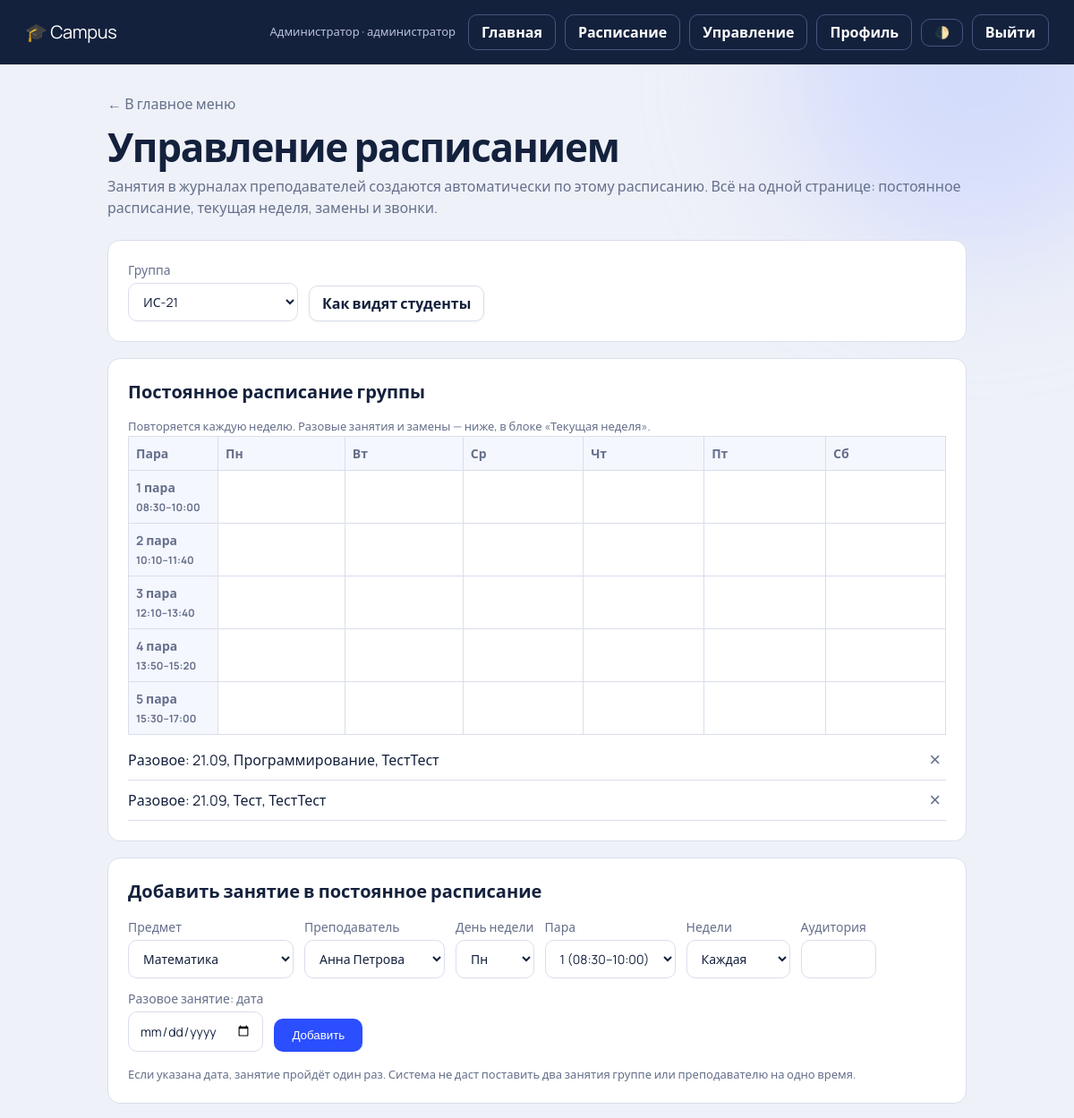
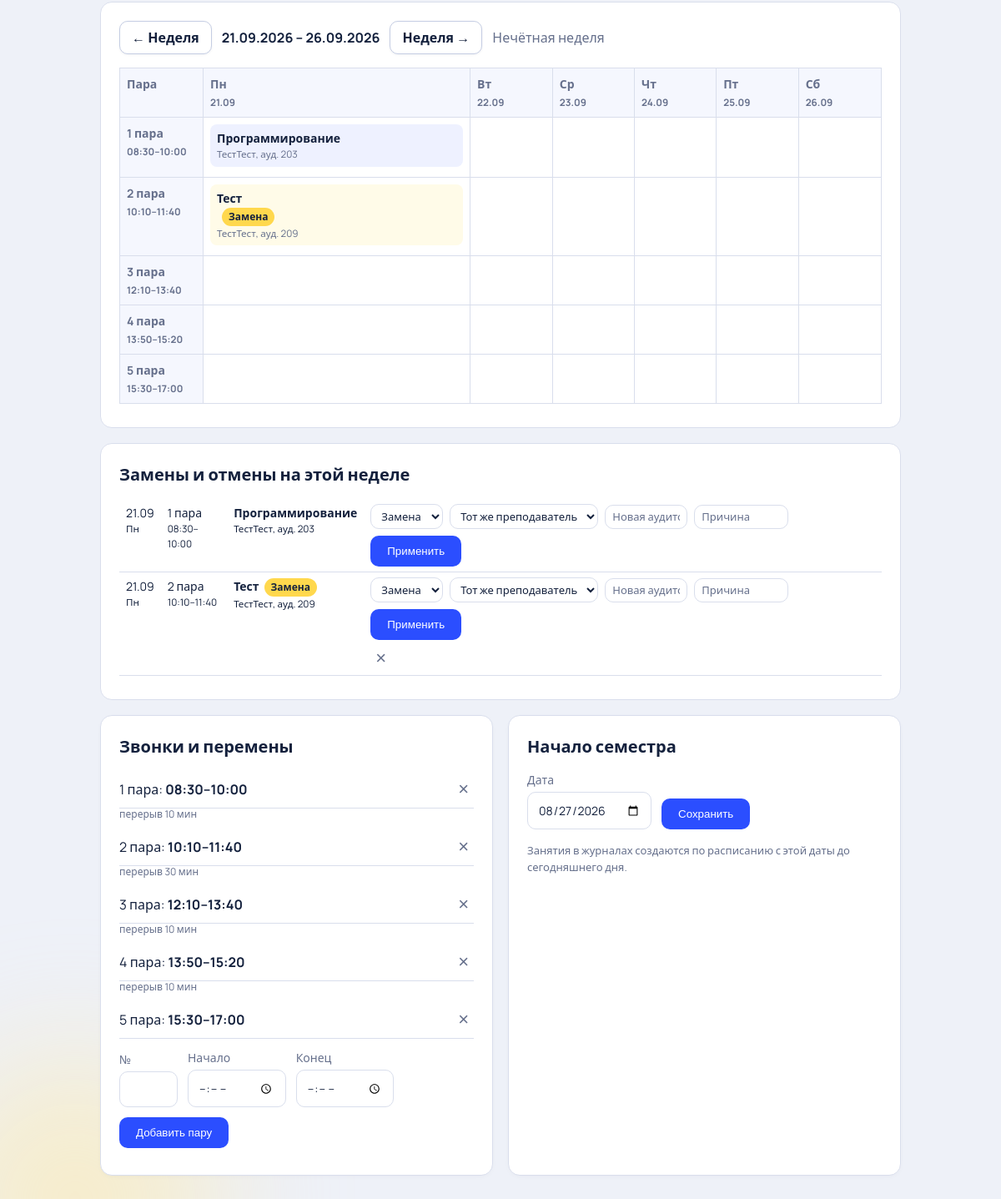
The page /dispatcher (signed in) on the database its author committed (2 pictures, top to bottom).
### tables this page shows
CREATE TABLE bells(id INTEGER PRIMARY KEY, num INTEGER UNIQUE NOT NULL, start TEXT NOT NULL, end TEXT NOT NULL);

CREATE TABLE schedule(id INTEGER PRIMARY KEY,
  group_id INTEGER NOT NULL REFERENCES groups(id) ON DELETE CASCADE,
  subject_id INTEGER NOT NULL REFERENCES subjects(id) ON DELETE CASCADE,
  teacher_id INTEGER NOT NULL REFERENCES users(id) ON DELETE CASCADE,
  bell_id INTEGER NOT NULL REFERENCES bells(id) ON DELETE CASCADE,
  weekday INTEGER, day TEXT, room TEXT DEFAULT '', parity INTEGER NOT NULL DEFAULT 0);

CREATE TABLE subjects(id INTEGER PRIMARY KEY, name TEXT UNIQUE NOT NULL);

CREATE TABLE users(id INTEGER PRIMARY KEY, login TEXT UNIQUE NOT NULL, pw TEXT NOT NULL, name TEXT NOT NULL,
  role TEXT NOT NULL, group_id INTEGER REFERENCES groups(id));

CREATE TABLE changes(id INTEGER PRIMARY KEY,
  schedule_id INTEGER NOT NULL REFERENCES schedule(id) ON DELETE CASCADE, day TEXT NOT NULL, kind TEXT NOT NULL,
  teacher_id INTEGER REFERENCES users(id) ON DELETE SET NULL, room TEXT DEFAULT '', note TEXT DEFAULT '', UNIQUE(schedule_id, day));

CREATE TABLE settings(key TEXT PRIMARY KEY, value TEXT);

### campus/app.py (the view)
@app.route("/dispatcher")
@role("dispatcher", "admin")
def dispatcher():
    d = db()
    groups = d.execute("SELECT * FROM groups ORDER BY name").fetchall()
    gid = request.args.get("group", type=int) or (groups[0]["id"] if groups else None)
    view = request.args.get("view") or "week"  # kept for compatibility, UI now shows both
    off = request.args.get("week", 0, type=int)
    mon = date.today() - timedelta(days=date.today().weekday()) + timedelta(weeks=off)
    grid, once, occ, wgrid = {}, [], [], {}
    if gid:
        for e in d.execute("""SELECT s.*, sub.name sname, t.name tname FROM schedule s JOIN subjects sub ON sub.id=s.subject_id
                JOIN users t ON t.id=s.teacher_id WHERE s.group_id=? ORDER BY s.parity""", (gid,)):
            if e["day"]: once.append(e)
            else: grid.setdefault((e["weekday"], e["bell_id"]), []).append(e)
        once.sort(key=lambda e: e["day"] or "")
        occ = occurrences(d, mon, mon + timedelta(days=5), gid=gid)
        for o in occ: wgrid.setdefault((o["weekday"], o["num"]), []).append(o)
    return render_template("dispatcher.html", groups=groups, gid=gid, view=view, off=off, grid=grid, once=once, occ=occ, wgrid=wgrid,
        dates=[mon + timedelta(days=i) for i in range(6)], wd=WD, term=setting(d, "term_start"),
        bells=bell_rows(d.execute("SELECT * FROM bells ORDER BY num").fetchall()),
        subjects=d.execute("SELECT * FROM subjects ORDER BY name").fetchall(),
        teachers=d.execute("SELECT id, name FROM users WHERE role='teacher' ORDER BY name").fetchall())

### campus/app.py (called while the page is built)
def db():
    if "db" not in g:
        g.db = sqlite3.connect(DB); g.db.row_factory = sqlite3.Row
        g.db.execute("PRAGMA foreign_keys=ON")
    return g.db

def role(*rs):
    def deco(f):
        @wraps(f)
        def wrap(*a, **k):
            if session.get("role") not in rs:
                return redirect(url_for("login"))
            return f(*a, **k)
        return wrap
    return deco

def setting(c, key):
    r = c.execute("SELECT value FROM settings WHERE key=?", (key,)).fetchone()
    return r[0] if r else None

def minutes(t):
    h, m = map(int, t.split(":"))
    return h * 60 + m

def gap_label(m):
    return f"перерыв {m} мин" if m <= 40 else f"окно {m // 60} ч {m % 60} мин" if m % 60 else f"окно {m // 60} ч"

@app.context_processor
def inject():
    return dict(now=datetime.now(), WDF=WDF)

def bell_rows(bells):
    out = []
    for i, b in enumerate(bells):
        r = dict(b)
        if i:
            g = minutes(b["start"]) - minutes(bells[i - 1]["end"])
            r["gap_label"] = gap_label(g) if g > 0 else None
        out.append(r)
    return out

### templates/dispatcher.html (shortened to what this page needs)
{% extends "base.html" %}{% block title %}Управление расписанием — Campus{% endblock %}
{% block content %}{% macro ctx() %}<input type="hidden" name="group" value="{{ gid or '' }}"><input type="hidden" name="view" value="{{ view }}"><input type="hidden" name="week" value="{{ off }}">{% endmacro %}
{% macro del(act, id, msg='Удалить?') %}<form method="post" action="{{ url_for('dispatcher_act', act=act) }}" onsubmit="return confirm('{{ msg }}')"><input type="hidden" name="id" value="{{ id }}">{{ ctx() }}<button class="x" title="Удалить">×</button></form>{% endmacro %}
{% macro badge(o) %}{% if o.status == 'cancel' %}<span class="badge bad">Отмена</span>{% elif o.status == 'replace' %}<span class="badge">Замена</span>{% endif %}{% endmacro %}
<a class="back" href="{{ url_for('index') }}">← В главное меню</a><h1 class="in">Управление расписанием</h1>
<p class="sub in" style="--i:1">Занятия в журналах преподавателей создаются автоматически по этому расписанию. Всё на одной странице: постоянное расписание, текущая неделя, замены и звонки.</p>
<form method="get" class="card in row" style="--i:2">
<label>Группа<select name="group" onchange="this.form.submit()"><option value="">— выберите группу —</option>{% for g in groups %}<option value="{{ g.id }}" {% if g.id == gid %} selected{% endif %}>{{ g.name }}</option>{% endfor %}</select></label>
<a class="btn ghost" style="color:var(--ink);border-color:var(--line)" href="{{ url_for('schedule', group=gid) }}">Как видят студенты</a>
</form>
{% if gid %}
<div class="card in" style="--i:3">
<h2>Постоянное расписание группы</h2>
<p class="hint" style="margin-top:0">Повторяется каждую неделю. Разовые занятия и замены — ниже, в блоке «Текущая неделя».</p>
<div class="scroll"><table class="grid-s" style="min-width:860px"><thead><tr><th style="width:110px">Пара</th>{% for w in range(6) %}<th>{{ wd[w] }}</th>{% endfor %}</tr></thead><tbody>
{% for b in bells %}<tr><th>{{ b.num }} пара<br><small>{{ b.start }}–{{ b.end }}</small></th>{% for w in range(6) %}<td></td>{% endfor %}</tr>{% endfor %}</tbody></table></div>
{% for e in once %}<div class="li"><span>Разовое: {{ e.day[8:10] }}.{{ e.day[5:7] }}, {{ e.sname }}, {{ e.tname }}</span>{{ del('entry_del', e.id) }}</div>{% endfor %}
</div>
<div class="card in" style="--i:4">
<h2>Добавить занятие в постоянное расписание</h2>
<form class="row" method="post" action="{{ url_for('dispatcher_act', act='entry') }}">{{ ctx() }}
<label>Предмет<select name="subject_id" required>{% for s in subjects %}<option value="{{ s.id }}">{{ s.name }}</option>{% endfor %}</select></label>
<label>Преподаватель<select name="teacher_id" required>{% for t in teachers %}<option value="{{ t.id }}">{{ t.name }}</option>{% endfor %}</select></label>
<label>День недели<select name="weekday">{% for w in range(6) %}<option value="{{ w }}">{{ wd[w] }}</option>{% endfor %}</select></label>
<label>Пара<select name="bell_id">{% for b in bells %}<option value="{{ b.id }}">{{ b.num }} ({{ b.start }}–{{ b.end }})</option>{% endfor %}</select></label>
<label>Недели<select name="parity"><option value="0">Каждая</option><option value="1">Нечётные</option><option value="2">Чётные</option></select></label>
<label>Аудитория<input name="room" size="6"></label>
<label>Разовое занятие: дата<input type="date" name="day"></label>
<button class="btn">Добавить</button>
</form>
<p class="hint">Если указана дата, занятие пройдёт один раз. Система не даст поставить два занятия группе или преподавателю на одно время.</p>
</div>
<div class="card in" style="--i:5">
<div class="wk">
<a class="btn ghost" style="color:var(--ink);border-color:var(--line)" href="{{ url_for('dispatcher', group=gid, view='week', week=off - 1) }}">← Неделя</a>
<b>{{ dates[0].strftime('%d.%m.%Y') }} – {{ dates[5].strftime('%d.%m.%Y') }}</b>
<a class="btn ghost" style="color:var(--ink);border-color:var(--line)" href="{{ url_for('dispatcher', group=gid, view='week', week=off + 1) }}">Неделя →</a>
<span class="sub" style="margin:0">{{ 'Нечётная' if dates[0].isocalendar()[1] % 2 else 'Чётная' }} неделя</span>
</div>
<div class="scroll"><table class="grid-s" style="min-width:860px"><thead><tr><th style="width:110px">Пара</th>{% for w in range(6) %}<th>{{ wd[w] }}<br><small>{{ dates[w].strftime('%d.%m') }}</small></th>{% endfor %}</tr></thead><tbody>
{% for b in bells %}<tr><th>{{ b.num }} пара<br><small>{{ b.start }}–{{ b.end }}</small></th>{% for w in range(6) %}<td>{% for o in wgrid.get((w, b.num), []) %}<div class="ent {{ o.status }}"><b>{{ o.sname }}</b>{{ badge(o) }}<small>{{ o.tname }}, ауд. {{ o.room or '—' }}</small></div>{% endfor %}</td>{% endfor %}</tr>{% endfor %}</tbody></table></div>
</div>
<div class="card in" style="--i:6">
<h2>Замены и отмены на этой неделе</h2>
<div class="scroll"><table class="tbl compact"><tbody>
{% for o in occ %}<tr>
<td>{{ o.day[8:10] }}.{{ o.day[5:7] }}<br><small>{{ wd[o.weekday] }}</small></td>
<td>{{ o.num }} пара<br><small>{{ o.start }}–{{ o.end }}</small></td>
<td><b>{{ o.sname }}</b>{{ badge(o) }}<br><small>{{ o.tname }}, ауд. {{ o.room or '—' }}{% if o.note %}. {{ o.note }}{% endif %}</small></td>
<td><div class="chg">
<form class="chg" method="post" action="{{ url_for('dispatcher_act', act='change') }}">{{ ctx() }}
<select name="kind"><option value="replace">Замена</option><option value="cancel">Отмена</option></select>
<select name="teacher_id"><option value="">Тот же преподаватель</option>{% for t in teachers %}<option value="{{ t.id }}">{{ t.name }}</option>{% endfor %}</select>
<input name="room" placeholder="Новая аудитория" size="10"><input name="note" placeholder="Причина" size="12">
<button class="btn">Применить</button>
</form>
{% if o.chid %}{{ del('change_del', o.chid, 'Снять замену или отмену?') }}{% endif %}
</div></td>
</tr>
{% else %}<tr><td colspan="4">На этой неделе занятий нет.</td></tr>{% endfor %}
</tbody></table></div>
</div>
{% else %}
<div class="card in" style="--i:3"><p class="sub" style="margin:0">Выберите группу, чтобы редактировать расписание.</p></div>
{% endif %}
<div class="two">
<div class="card in" style="--i:7">
<h2>Звонки и перемены</h2>
{% for b in bells %}{% if b.gap_label %}<div class="gap" style="text-align:left">{{ b.gap_label }}</div>{% endif %}
<div class="li"><span>{{ b.num }} пара: <b>{{ b.start }}–{{ b.end }}</b></span>{{ del('bell_del', b.id, 'Удалить пару? Все занятия расписания в это время будут удалены.') }}</div>
{% endfor %}
<form class="row" style="margin-top:12px" method="post" action="{{ url_for('dispatcher_act', act='bell') }}">{{ ctx() }}
<label>№<input name="num" type="number" min="1" style="width:70px" required></label>
<label>Начало<input name="start" type="time" required></label>
<label>Конец<input name="end" type="time" required></label>
<button class="btn">Добавить пару</button>
</form>
</div>
<div class="card in" style="--i:8">
<h2>Начало семестра</h2>
<form class="row" method="post" action="{{ url_for('dispatcher_act', act='term') }}">{{ ctx() }}
<label>Дата<input type="date" name="value" value="{{ term }}"></label>
<button class="btn">Сохранить</button>
</form>
<p class="hint">Занятия в журналах создаются по расписанию с этой даты до сегодняшнего дня.</p>
</div>
</div>
{% endblock %}

### static/style.css (style rules this page uses)
:root { --bg:#eef1f8;--ink:#14213d;--mut:#66708c;--line:#d9deec;--card:#fff;--a:#2b4eff;--hl:#ffd84d;--ok:#1fa971;--bad:#e5484d }
* { box-sizing:border-box;margin:0 }
body { font-family:Manrope,"Segoe UI",system-ui,sans-serif;background:var(--bg);color:var(--ink);min-height:100vh;line-height:1.5 }
h1 { font-size:clamp(28px,5vw,44px);letter-spacing:-.03em;line-height:1.1;margin-bottom:8px }
h2 { font-size:20px;margin-bottom:14px }
.sub { color:var(--mut);margin-bottom:24px }
.card { background:var(--card);border:1px solid var(--line);border-radius:14px;padding:22px;margin-bottom:18px }
.in { animation:up .7s cubic-bezier(.2,.8,.2,1) both;animation-delay:calc(var(--i,0)*90ms) }
.btn { display:inline-block;border:0;cursor:pointer;background:var(--a);color:#fff;padding:11px 20px;border-radius:10px;font:600 15px inherit;text-decoration:none;transition:transform .2s,box-shadow .2s }
.btn.ghost { background:transparent;border:1px solid var(--line);color:var(--ink);padding:7px 14px }
input,select,textarea { font:inherit;padding:10px 12px;border:1px solid var(--line);border-radius:10px;background:var(--card);color:var(--ink);transition:border-color .2s,box-shadow .2s }
input::placeholder,textarea::placeholder { color:var(--mut) }
select option { background:var(--card);color:var(--ink) }
select option:checked,select option:hover,select option:focus { background:var(--a);color:#ffffff }
.row { display:flex;gap:12px;flex-wrap:wrap;align-items:end }
.row label { display:flex;flex-direction:column;gap:4px;font-size:14px;color:var(--mut) }
.tbl { width:100%;border-collapse:collapse }
.tbl td,.tbl th { padding:12px 10px;border-bottom:1px solid var(--line);text-align:left }
.tbl tr { transition:background .2s }
.hint { font-size:13px;color:var(--mut);margin-top:16px }
.back { color:var(--mut);text-decoration:none;display:inline-block;margin-bottom:12px }
.scroll { overflow-x:auto;padding-bottom:6px }
.two { display:grid;grid-template-columns:repeat(auto-fit,minmax(340px,1fr));gap:18px;margin-bottom:18px }
.two .card { margin:0 }
.li { display:flex;align-items:center;gap:10px;padding:8px 0;border-bottom:1px solid var(--line) }
.li span { flex:1 }
.li form { margin:0 }
.card form.row { margin-bottom:10px }
.x { border:0;background:none;color:var(--mut);font-size:22px;cursor:pointer;transition:color .2s,transform .3s }

### rows shown on the page
bells: num "1", start "08:30", end "10:00", start "08:30", end "10:00"
bells: num "2", start "10:10", end "11:40", start "10:10", end "11:40", gap_label "перерыв 10 мин"
bells: num "3", start "12:10", end "13:40", gap_label "перерыв 30 мин"
bells: num "4", start "13:50", end "15:20", gap_label "перерыв 10 мин"
bells: num "5", start "15:30", end "17:00", gap_label "перерыв 10 мин"
schedule: day "21", day "09", sname "Программирование", tname "ТестТест", room "203", room "203"
schedule: day "21", day "09", sname "Тест", tname "ТестТест"
subjects: sname "Программирование", sname "Программирование"
users: tname "ТестТест" "ТестТест", tname "ТестТест" "ТестТест"
subjects: sname "Тест", sname "Тест"
changes: room "209", room "209"
settings: value "08/27/2026"

### other values the page prints
{{ session.name }} "Администратор"
{{ wd[w] }} "Пн" "Вт" "Ср" "Чт" "Пт" "Сб"
{{ dates[0].strftime('%d.%m.%Y') }} "21.09.2026"
{{ dates[5].strftime('%d.%m.%Y') }} "26.09.2026"
{{ 'Нечётная' if dates[0].isocalendar()[1] % 2 else 'Чётная' }} "Нечётная"
{{ dates[w].strftime('%d.%m') }} "21.09" "22.09" "23.09" "24.09" "25.09" "26.09"
{{ o.day[8:10] }} "21" "21"
{{ o.day[5:7] }} "09" "09"
{{ wd[o.weekday] }} "Пн" "Пн"
{{ o.num }} "1" "2"
form field group "ИС-21"
form field subject_id "Математика"
form field teacher_id "Анна Петрова"
form field weekday "Пн"
form field bell_id "1 (08:30–10:00)"
